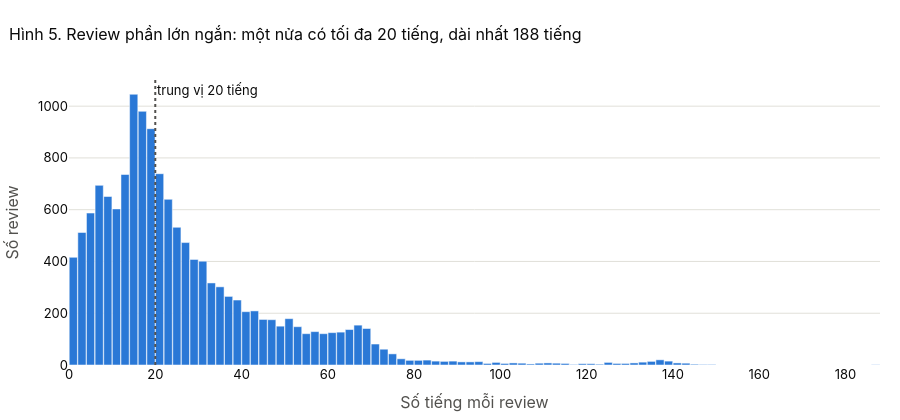

Source (notebook cell):
### Markdown cell above
### 5.3 Review dài bao nhiêu?

Độ dài đo bằng **số tiếng** sau chuẩn hóa (xem 3.1). Review dài nhất chỉ có vài trăm tiếng nên biểu đồ vẽ toàn bộ khoảng giá trị.

### Code cell
median_syllables = train["n_syllables"].median()
max_syllables = train["n_syllables"].max()
bin_edges = np.arange(0, max_syllables + 2, 2)                 # mỗi cột rộng 2 tiếng
bin_counts, _ = np.histogram(train["n_syllables"], bins=bin_edges)

fig = go.Figure(go.Bar(
    x=bin_edges[:-1] + 1, y=bin_counts, width=1.9, marker_color=BLUE,
    customdata=np.stack([bin_edges[:-1], bin_edges[1:] - 1, bin_counts / len(train) * 100], axis=-1),
    hovertemplate="%{customdata[0]:.0f} đến %{customdata[1]:.0f} tiếng<br>%{y} review (%{customdata[2]:.1f}%)<extra></extra>"))
fig.add_vline(x=median_syllables, line_dash="dot", line_color="#52514e",
              annotation_text=f"trung vị {median_syllables:.0f} tiếng", annotation_position="top right")
show_fig(fig, f"Review phần lớn ngắn: một nửa có tối đa {median_syllables:.0f} tiếng, dài nhất {max_syllables} tiếng",
         xaxis_title="Số tiếng mỗi review", yaxis_title="Số review", height=420)

length_summary = train[["n_syllables", "n_words", "n_chars"]].describe(percentiles=[0.25, 0.5, 0.75, 0.99]).T
length_summary["mode"] = train[["n_syllables", "n_words", "n_chars"]].mode().iloc[0].to_numpy()   # giá trị gặp nhiều nhất
length_summary.index = ["số tiếng", "số từ (sau tách từ)", "số ký tự"]
show_table(length_summary, "Thống kê độ dài review")

### Figure 1 — Plotly figure (JSON) as saved in the notebook; plotly's stock layout.template omitted (floating-point values rounded to 4 significant figures; data arrays with more than 128 entries replaced by an {"elided": "..."} marker saying what was removed)
{"data": [{"customdata": {"elided": "94x3 float values"}, "hovertemplate": "%{customdata[0]:.0f} đến %{customdata[1]:.0f} tiếng<br>%{y} review (%{customdata[2]:.1f}%)<extra></extra>", "marker": {"color": "#2a78d6"}, "type": "bar", "width": 1.9, "x": [1, 3, 5, 7, 9, 11, 13, 15, 17, 19, 21, 23, 25, 27, 29, 31, 33, 35, 37, 39, 41, 43, 45, 47, 49, 51, 53, 55, 57, 59, 61, 63, 65, 67, 69, 71, 73, 75, 77, 79, 81, 83, 85, 87, 89, 91, 93, 95, 97, 99, 101, 103, 105, 107, 109, 111, 113, 115, 117, 119, 121, 123, 125, 127, 129, 131, 133, 135, 137, 139, 141, 143, 145, 147, 149, 151, 153, 155, 157, 159, 161, 163, 165, 167, 169, 171, 173, 175, 177, 179, 181, 183, 185, 187], "y": [416, 512, 587, 694, 651, 603, 736, 1046, 980, 913, 739, 640, 532, 473, 408, 401, 317, 302, 265, 251, 206, 209, 176, 175, 150, 179, 148, 121, 129, 121, 125, 127, 137, 154, 141, 81, 61, 43, 24, 18, 18, 19, 15, 14, 15, 12, 12, 13, 6, 10, 6, 8, 7, 4, 7, 8, 7, 6, 2, 5, 5, 3, 10, 6, 6, 8, 11, 14, 20, 15, 8, 7, 3, 2, 2, 0, 0, 0, 0, 0, 0, 0, 0, 0, 0, 0, 0, 0, 0, 0, 0, 0, 0, 1]}], "layout": {"annotations": [{"showarrow": false, "text": "trung vị 20 tiếng", "x": 20.0, "xanchor": "left", "xref": "x", "y": 1, "yanchor": "top", "yref": "y domain"}], "height": 420, "shapes": [{"line": {"color": "#52514e", "dash": "dot"}, "type": "line", "x0": 20.0, "x1": 20.0, "xref": "x", "y0": 0, "y1": 1, "yref": "y domain"}], "title": {"text": "Hình 5. Review phần lớn ngắn: một nửa có tối đa 20 tiếng, dài nhất 188 tiếng"}, "xaxis": {"title": {"text": "Số tiếng mỗi review"}}, "yaxis": {"title": {"text": "Số review"}}}}
